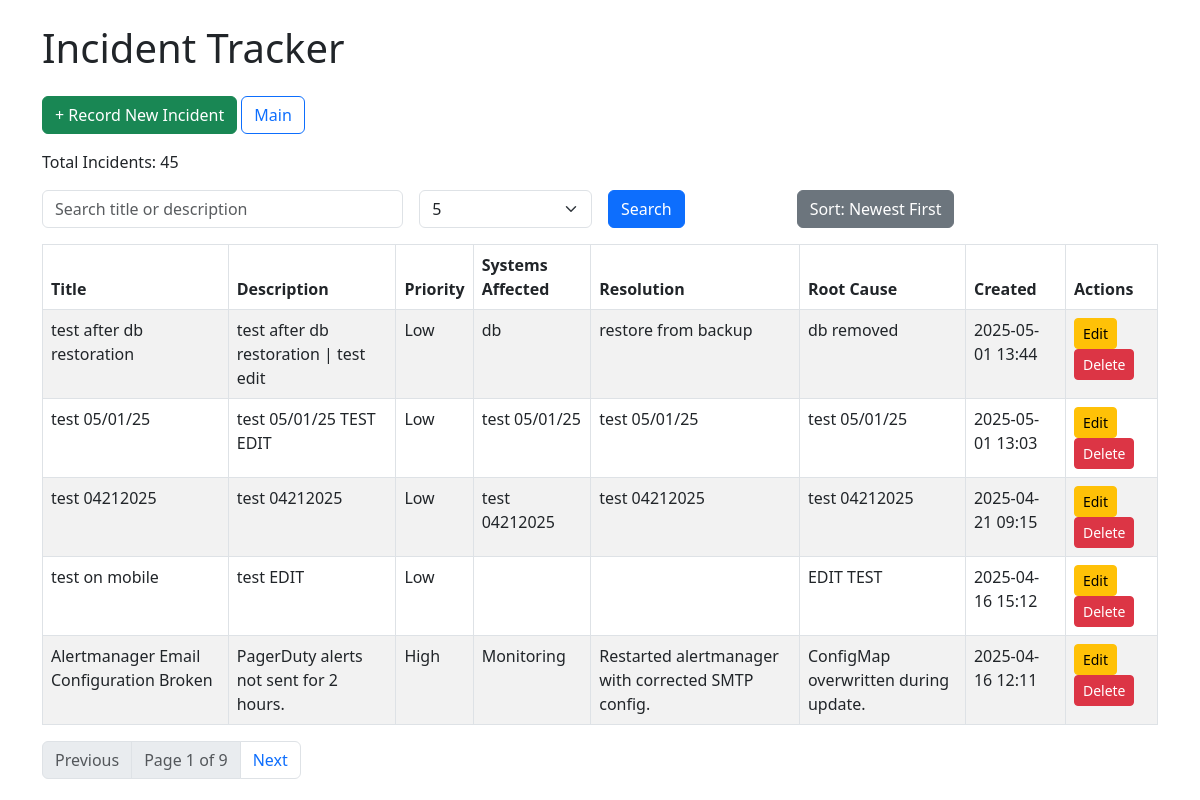
Before: / with the older database file.
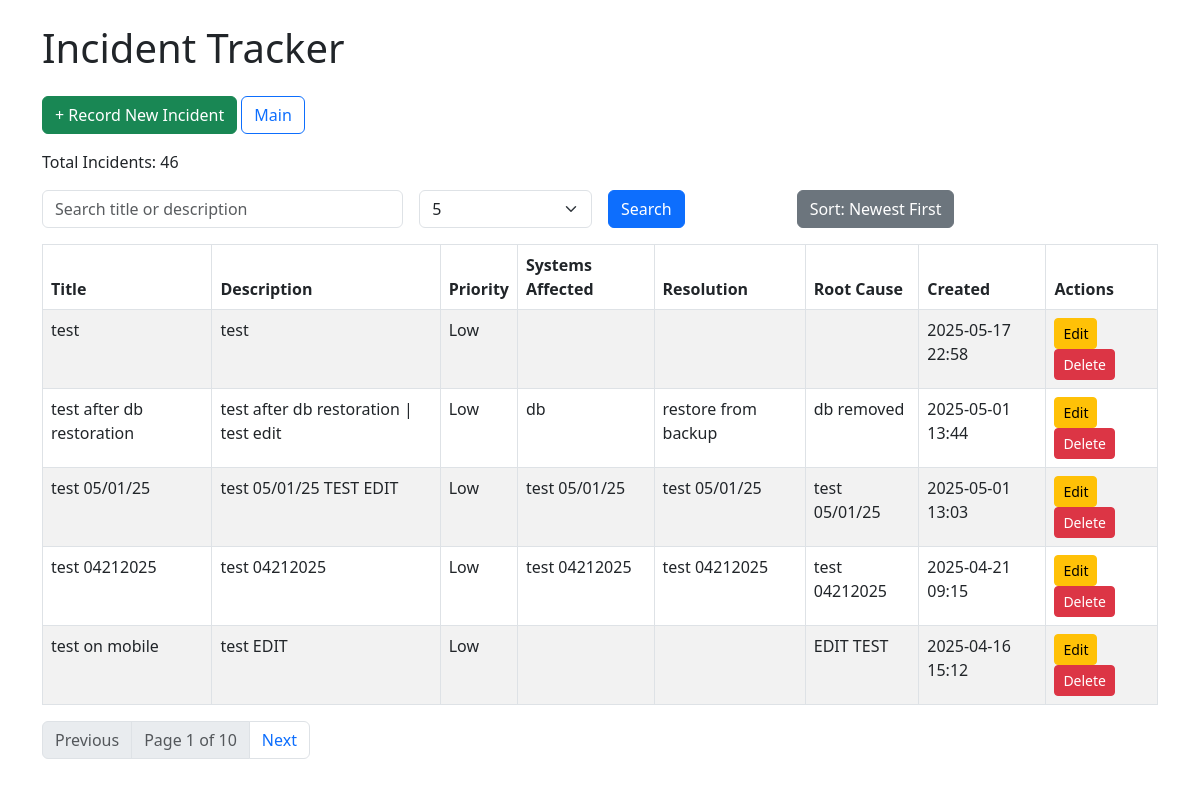
After: the same page with the newer database file.
### app.py (models this page shows)
class Incident(db.Model):
    id = db.Column(db.Integer, primary_key=True)
    title = db.Column(db.String(120), nullable=False)
    description = db.Column(db.Text, nullable=False)
    priority = db.Column(db.String(20), nullable=True)
    systems_affected = db.Column(db.String(200), nullable=True)
    resolution = db.Column(db.Text, nullable=True)
    root_cause = db.Column(db.Text, nullable=True)
    created_at = db.Column(db.DateTime, default=datetime.utcnow)
    updated_at = db.Column(db.DateTime, default=datetime.utcnow, onupdate=datetime.utcnow)

### app.py (the view, shortened to what this page needs)
@app.route('/', methods=['GET', 'POST'])
def index():
    error_message = None
    sort_order = request.args.get('sort_order', 'desc')
    search_query = request.args.get('search', '')
    per_page = request.args.get('per_page', 5, type=int)
    page = request.args.get('page', 1, type=int)
    if request.method == 'POST':
        return redirect(url_for('index'))
    query = Incident.query
    if sort_order == 'asc':
        query = query.order_by(Incident.created_at.asc())
    else:
        query = query.order_by(Incident.created_at.desc())
    incidents = query.paginate(page=page, per_page=per_page, error_out=False)
    total_incidents = Incident.query.count()
    return render_template(
        'index.html',
        incidents=incidents.items,
        pagination=incidents,
        error_message=error_message,
        sort_order=sort_order,
        search_query=search_query,
        per_page=per_page,
        total_incidents=total_incidents
    )

### templates/index.html (shortened to what this page needs)
<!DOCTYPE html>
<html lang="en">
<head>
    <link rel="stylesheet" href="https://cdn.jsdelivr.net/npm/bootstrap@5.3.0/dist/css/bootstrap.min.css">
</head>
<body>
<div class="container mt-4">
    <h1 class="mb-4">Incident Tracker</h1>
	<a href="{{ url_for('create_incident') }}" class="btn btn-success mb-3">+ Record New Incident</a>
	<a href="{{ url_for('index') }}" class="btn btn-outline-primary mb-3">Main</a>
    	<p>Total Incidents: {{ total_incidents }}</p>
    <form method="get" class="row g-3 mb-3">
        <div class="col-md-4">
            <input type="text" name="search" class="form-control" placeholder="Search title or description" value="{{ search_query }}">
        </div>
        <div class="col-md-2">
            <select name="per_page" class="form-select">
                <option value="5" {% if per_page == 5 %}selected{% endif %}>5</option>
            </select>
        </div>
        <div class="col-md-2">
            <button type="submit" class="btn btn-primary">Search</button>
        </div>
        <div class="col-md-2">
            <a href="{{ url_for('index', sort_order='asc' if sort_order == 'desc' else 'desc', search=search_query, per_page=per_page) }}" class="btn btn-secondary">
                Sort: {{ 'Oldest First' if sort_order == 'asc' else 'Newest First' }}
            </a>
        </div>
    </form>
    <table class="table table-striped table-bordered">
        <thead>
        <tr>
            <th>Title</th>
            <th>Description</th>
            <th>Priority</th>
            <th>Systems Affected</th>
            <th>Resolution</th>
            <th>Root Cause</th>
            <th>Created</th>
            <th>Actions</th>
        </tr>
        </thead>
        <tbody>
        {% for incident in incidents %}
            <tr>
                <td>{{ incident.title }}</td>
                <td>{{ incident.description }}</td>
                <td>{{ incident.priority }}</td>
                <td>{{ incident.systems_affected }}</td>
                <td>{{ incident.resolution }}</td>
                <td>{{ incident.root_cause }}</td>
                <td>{{ incident.created_at.strftime('%Y-%m-%d %H:%M') }}</td>
                <td>
                    <a href="{{ url_for('edit_incident', incident_id=incident.id) }}" class="btn btn-sm btn-warning">Edit</a>
                    <form action="{{ url_for('delete_incident', incident_id=incident.id) }}" method="post" style="display:inline-block;">
                        <button type="submit" class="btn btn-sm btn-danger" onclick="return confirm('Delete this incident?')">Delete</button>
                    </form>
                </td>
            </tr>
        {% endfor %}
        </tbody>
    </table>
    <nav>
        <ul class="pagination">
            {% if pagination.has_prev %}
                <li class="page-item">
                    <a class="page-link" href="{{ url_for('index', page=pagination.prev_num, sort_order=sort_order, search=search_query, per_page=per_page) }}">Previous</a>
                </li>
            {% else %}
                <li class="page-item disabled"><span class="page-link">Previous</span></li>
            {% endif %}
            <li class="page-item disabled"><span class="page-link">Page {{ pagination.page }} of {{ pagination.pages }}</span></li>
            {% if pagination.has_next %}
                <li class="page-item">
                    <a class="page-link" href="{{ url_for('index', page=pagination.next_num, sort_order=sort_order, search=search_query, per_page=per_page) }}">Next</a>
                </li>
            {% else %}
                <li class="page-item disabled"><span class="page-link">Next</span></li>
            {% endif %}
        </ul>
    </nav>
</div>
</body>
</html>

Changed rows visible on the page:
no longer on this page (row unchanged): Incident: title "Alertmanager Email Configuration Broken", description "PagerDuty alerts not sent for 2 hours.", priority "High", systems_affected "Monitoring", resolution "Restarted alertmanager with corrected SMTP config.", root_cause "ConfigMap overwritten during update.", created_at "2025-04-16 12:11"
added Incident: title "test", description "test", priority "Low", created_at "2025-05-17 22:58"
Other visible differences:
{{ total_incidents }}: "45" → "46"
{{ pagination.pages }}: "9" → "10"
